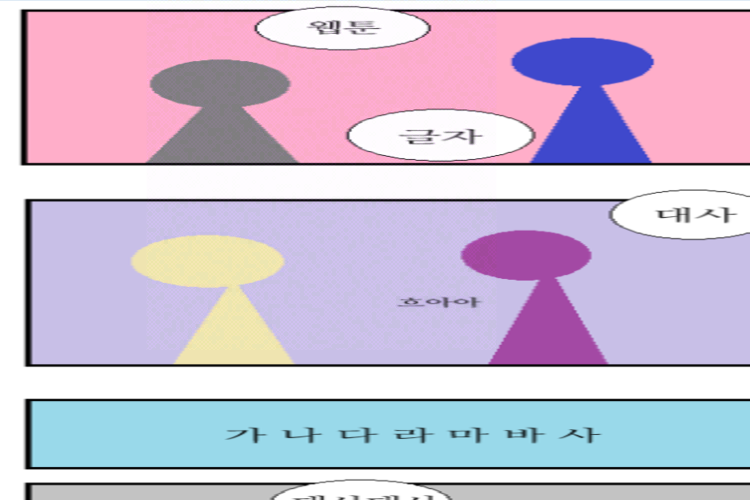
#> input picture watermark_embed_extract_code/output_image.png, 1500 x 1000 px (shown at 1/2 size)
$ python extract_program.py
#> lines starting #> are read from the running program, lines starting #| are printed output that depends on the picture
### watermark_embed_extract_code/bwm_core.py
import sys
import os
sys.path.append(os.path.dirname(os.path.abspath(__file__)))
import numpy as np
from numpy.linalg import svd
import copy
import cv2
from cv2 import dct, idct
from pywt import dwt2, idwt2

class WaterMarkCore:
    def __init__(self, password_img=1, mode='common', processes=None):
#> in extract_watermark, embedded_img is the input picture: shape (1000, 1500, 4); mean B, G, R, A 213.9, 191.1, 204.4, 255
        self.block_shape = np.array([4, 4])
        self.password_img = password_img
        self.d1, self.d2 = 36, 20  # d1/d2가 클수록 견고성이 강하지만, 출력 이미지의 왜곡이 큽니다.

        # 초기화 데이터
        self.img, self.img_YUV = None, None  # self.img는 원본 이미지, self.img_YUV는 픽셀을 흰색으로 채운 짝수화한 이미지입니다.
        self.ca, self.hvd, = [np.array([])] * 3, [np.array([])] * 3  # 각 채널의 dct 결과
        self.ca_block = [np.array([])] * 3  # 각 채널이 4차원 배열을 저장하며, 4차원 블록의 결과를 나타냅니다.
        self.ca_part = [np.array([])] * 3  # 4차원 블록 후, 일부가 정수가 아니어서 누락된 부분을 나타냅니다.
        self.wm_size, self.block_num = 0, 0  # 워터마크 길이와 원본 이미지에 삽입할 수 있는 정보의 개수
        self.fast_mode = False
        self.alpha = None  # 투명 이미지 처리를 위해 사용됩니다.

    def init_block_index(self):
        self.block_num = self.ca_block_shape[0] * self.ca_block_shape[1]
        assert self.wm_size < self.block_num, IndexError(
            '최대 {}kb 정보를 삽입할 수 있으며, 워터마크 정보 {}kb를 초과하여 삽입할 수 없습니다.'.format(self.block_num / 1000, self.wm_size / 1000))
        # self.part_shape는 정수로 변환된 ca의 2차원 크기입니다. 삽입 시 오른쪽과 아래쪽의 맞지 않는 부분을 무시합니다.
        self.part_shape = self.ca_block_shape[:2] * self.block_shape
        self.block_index = [(i, j) for i in range(self.ca_block_shape[0]) for j in range(self.ca_block_shape[1])]

    def read_img_arr(self, img):
        # 투명 이미지 처리
        self.alpha = None
        if img.shape[2] == 4:
            if img[:, :, 3].min() < 255:
                self.alpha = img[:, :, 3]
                img = img[:, :, :3]

        # 이미지를 읽고 -> YUV로 변환 -> 흰색 경계 추가하여 픽셀을 짝수화 -> 4차원 블록으로 분할
        self.img = img.astype(np.float32)
        self.img_shape = self.img.shape[:2]
#> self.img_shape = (1000, 1500)

        # 짝수가 아니면 흰색 경계를 추가합니다. Y(밝기), UV(색상)
        self.img_YUV = cv2.copyMakeBorder(cv2.cvtColor(self.img, cv2.COLOR_BGR2YUV),
                                          0, self.img.shape[0] % 2, 0, self.img.shape[1] % 2,
                                          cv2.BORDER_CONSTANT, value=(0, 0, 0))
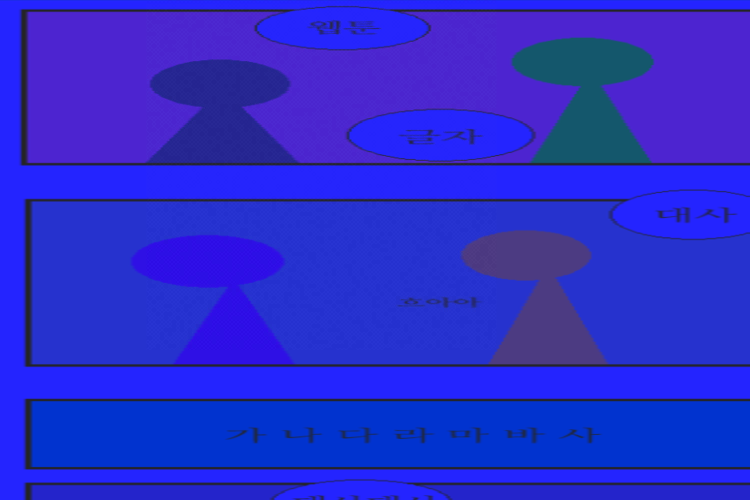
#> self.img_YUV: shape (1000, 1500, 3) float32 (shown at 1/2 size); mean B, G, R 196.1, 8.3, 6.2; drawn with min black and max white

        self.ca_shape = [(i + 1) // 2 for i in self.img_shape]
#> self.ca_shape = [500, 750]

        self.ca_block_shape = (self.ca_shape[0] // self.block_shape[0], self.ca_shape[1] // self.block_shape[1],
                               self.block_shape[0], self.block_shape[1])
#> self.ca_block_shape = (125, 187, 4, 4)
        strides = 4 * np.array([self.ca_shape[1] * self.block_shape[0], self.block_shape[1], self.ca_shape[1], 1])
#> strides = [12000, 16, 3000, 4]

        for channel in range(3):
            self.ca[channel], self.hvd[channel] = dwt2(self.img_YUV[:, :, channel], 'haar')
            # 4차원으로 변환
            self.ca_block[channel] = np.lib.stride_tricks.as_strided(self.ca[channel].astype(np.float32),
                                                                     self.ca_block_shape, strides)
#> after the loop, self.ca = 3 items; self.ca_block = 3 items; self.hvd = 3 items

    def read_wm(self, wm_bit):
        self.wm_bit = wm_bit
        self.wm_size = wm_bit.size

    # [59 lines left out: functions block_add_wm, block_add_wm_slow, block_add_wm_fast, embed, not called in this run]

    def block_get_wm(self, args):
        if self.fast_mode:
            return self.block_get_wm_fast(args)
        else:
            return self.block_get_wm_slow(args)

    def block_get_wm_slow(self, args):
        block = args
        # dct->svd->워터마크 추출
        block_dct = dct(block)

        u, s, v = svd(block_dct)
        wm = (s[0] % self.d1 > self.d1 / 2) * 1
        if self.d2:
            tmp = (s[1] % self.d2 > self.d2 / 2) * 1
            wm = (wm * 3 + tmp * 1) / 4
        return wm

    # [7 lines left out: function block_get_wm_fast, not called in this run]

    def extract_raw(self, img):
        # 각 블록에서 1 bit 정보 추출
        self.read_img_arr(img=img)
        self.init_block_index()

        wm_block_bit = np.zeros(shape=(3, self.block_num))  # 3개 채널, 각 블록에서 추출한 워터마크를 저장

        for channel in range(3):
            wm_block_bit[channel, :] = [self.block_get_wm(self.ca_block[channel][self.block_index[i]])
                                        for i in range(self.block_num)]
#> this loop made 3 passes
        return wm_block_bit

    def extract_avg(self, wm_block_bit):
        # 순환 삽입 및 3개 채널 평균 계산
        wm_avg = np.zeros(shape=self.wm_size)
        for i in range(self.wm_size):
            wm_avg[i] = wm_block_bit[:, i::self.wm_size].mean()
        return wm_avg

    def extract(self, img, wm_shape):
        self.wm_size = np.array(wm_shape).prod()

        # 각 블록에 삽입된 비트를 추출
        wm_block_bit = self.extract_raw(img=img)
        # 평균 계산
        wm_avg = self.extract_avg(wm_block_bit)
        return wm_avg

    def extract_with_kmeans(self, img, wm_shape):
        wm_avg = self.extract(img=img, wm_shape=wm_shape)

        return one_dim_kmeans(wm_avg)

def one_dim_kmeans(inputs):
    threshold = 0
    e_tol = 10 ** (-6)
    center = [inputs.min(), inputs.max()]  # 1. 초기 중심점
    for i in range(300):
        threshold = (center[0] + center[1]) / 2
        is_class01 = inputs > threshold  # 2. 모든 점과 이 k개의 점 사이의 거리를 확인하고, 각 점을 가장 가까운 중심에 할당
        center = [inputs[~is_class01].mean(), inputs[is_class01].mean()]  # 3. 중심점 다시 찾기
        if np.abs((center[0] + center[1]) / 2 - threshold) < e_tol:  # 4. 종료 조건
            threshold = (center[0] + center[1]) / 2
            break

    is_class01 = inputs > threshold
    return is_class01

### watermark_embed_extract_code/extract_program.py
import numpy as np
import cv2
from bwm_core import WaterMarkCore

class WatermarkExtractor:
    def __init__(self):
        self.bwm_core = WaterMarkCore()

    def extract_watermark(self, embedded_image_path, watermark_shape):
        # Read the embedded image
        embedded_img = cv2.imread(embedded_image_path, cv2.IMREAD_UNCHANGED)

        if embedded_img is None:
            raise FileNotFoundError(f"Embedded image file '{embedded_image_path}' not found.")

        # Extract the watermark
        self.bwm_core.read_img_arr(img=embedded_img)
        extracted_watermark = self.bwm_core.extract_with_kmeans(img=embedded_img, wm_shape=watermark_shape)

        return extracted_watermark

def main():
    embedded_image_path = 'output_image.png'
    watermark_shape = (100, 150)

    extractor = WatermarkExtractor()
    extracted_watermark = extractor.extract_watermark(embedded_image_path, watermark_shape)

    extracted_watermark_image = (extracted_watermark * 255).astype(np.uint8).reshape(watermark_shape)
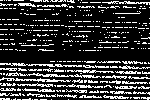
#> extracted_watermark_image: shape (100, 150); 21.4% white in thin lines or dots
    cv2.imwrite('extracted_watermark_program_ver.png', extracted_watermark_image)
    print("Watermark extracted and saved as 'extracted_watermark_program_ver.png'.")

if __name__ == "__main__":
    main()
